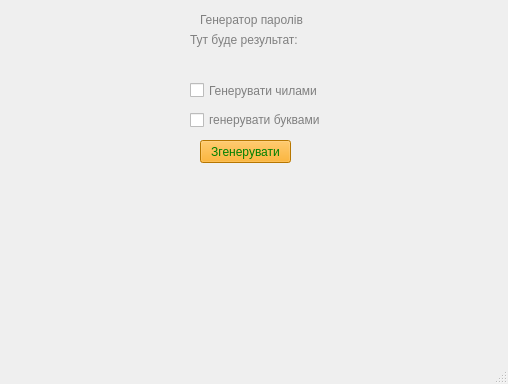
<?xml version="1.0" encoding="UTF-8"?>
<ui version="4.0">
 <class>MainWindow</class>
 <widget class="QMainWindow" name="MainWindow">
  <property name="geometry">
   <rect>
    <x>0</x>
    <y>0</y>
    <width>508</width>
    <height>384</height>
   </rect>
  </property>
  <property name="font">
   <font>
    <weight>75</weight>
    <italic>false</italic>
    <bold>true</bold>
    <underline>false</underline>
    <strikeout>false</strikeout>
    <kerning>false</kerning>
   </font>
  </property>
  <property name="windowTitle">
   <string>MainWindow</string>
  </property>
  <property name="styleSheet">
   <string notr="true">color: gray;</string>
  </property>
  <widget class="QWidget" name="centralwidget">
   <widget class="QLabel" name="label">
    <property name="geometry">
     <rect>
      <x>200</x>
      <y>10</y>
      <width>121</width>
      <height>20</height>
     </rect>
    </property>
    <property name="text">
     <string>Генератор паролів</string>
    </property>
   </widget>
   <widget class="QCheckBox" name="checkBox">
    <property name="geometry">
     <rect>
      <x>190</x>
      <y>80</y>
      <width>221</width>
      <height>21</height>
     </rect>
    </property>
    <property name="text">
     <string>Генерувати чилами</string>
    </property>
   </widget>
   <widget class="QCheckBox" name="checkBox_2">
    <property name="geometry">
     <rect>
      <x>190</x>
      <y>110</y>
      <width>131</width>
      <height>20</height>
     </rect>
    </property>
    <property name="text">
     <string>генерувати буквами</string>
    </property>
   </widget>
   <widget class="QPushButton" name="pushButton">
    <property name="geometry">
     <rect>
      <x>200</x>
      <y>140</y>
      <width>91</width>
      <height>23</height>
     </rect>
    </property>
    <property name="styleSheet">
     <string notr="true">background-color:orange;color:green</string>
    </property>
    <property name="text">
     <string>Згенерувати</string>
    </property>
   </widget>
   <widget class="QLabel" name="label_2">
    <property name="geometry">
     <rect>
      <x>190</x>
      <y>30</y>
      <width>121</width>
      <height>20</height>
     </rect>
    </property>
    <property name="text">
     <string>Тут буде результат:</string>
    </property>
   </widget>
  </widget>
  <widget class="QMenuBar" name="menubar">
   <property name="geometry">
    <rect>
     <x>0</x>
     <y>0</y>
     <width>508</width>
     <height>21</height>
    </rect>
   </property>
  </widget>
  <widget class="QStatusBar" name="statusbar"/>
 </widget>
 <resources/>
 <connections/>
</ui>
